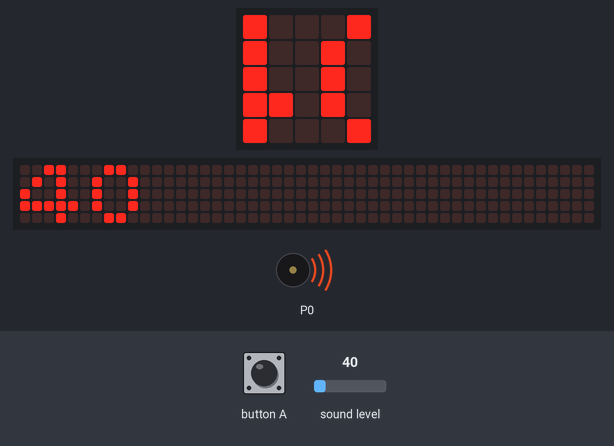
A program run on a simulated BBC micro:bit (MakeCode). On the bench: the board's 5×5 LED display, a strip that is not on the board, showing the scrolling text unrolled, buzzer (waves = sounding). The test bench sets the inputs (shaded band); at power-on: sound level 40. The 48×5 strip is a reading aid, not a part: it shows the text the display is scrolling, unrolled, one strip-width of it at a time.

Above: at 1.28 s.
1.3 s: button A pressed for 0.15 s
2.0 s: sound level set to 128
At 2.85 s:
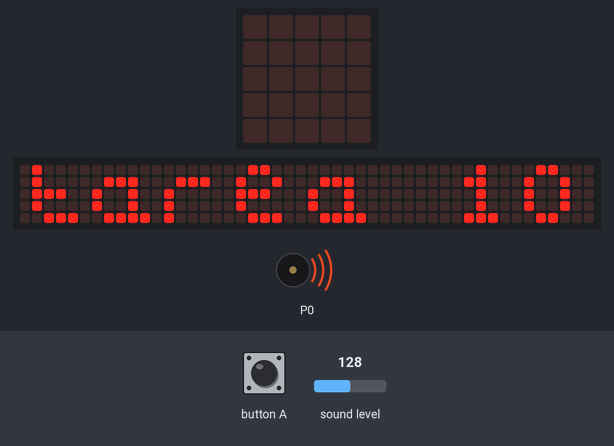
7.8 s: sound level set to 5
At 10.9 s:
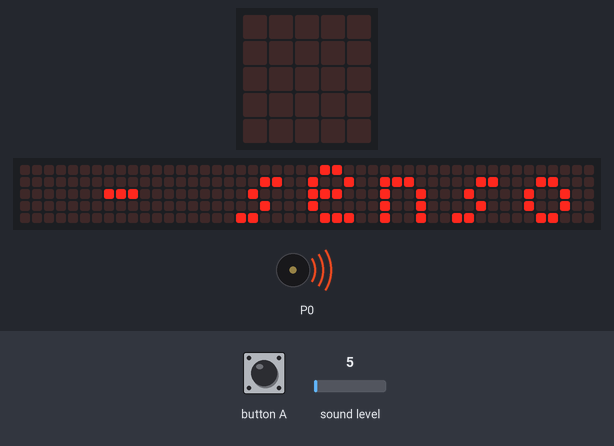
At 32.3 s:
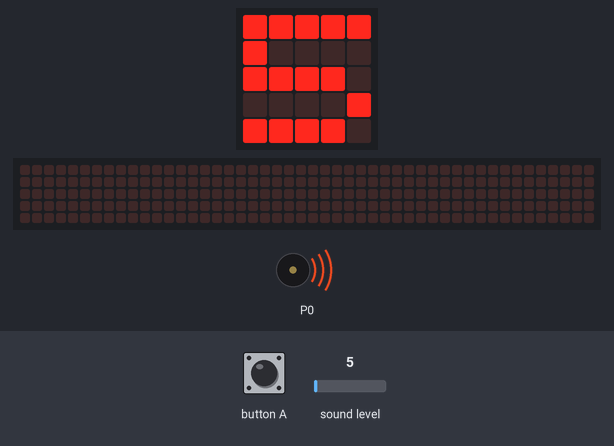
Timing chart, 0 to 33.0 s (numbered marks = the images above; inputs shaded):
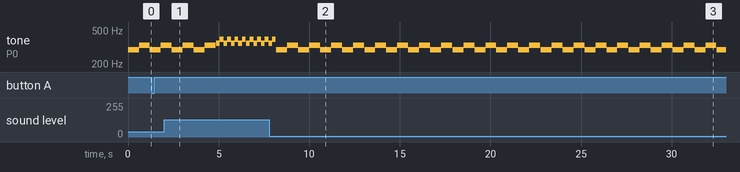

The program:

main.ts
```typescript
input.onButtonPressed(Button.A, function () {
    basic.showString("tarea 10 - sensor de sonido")
})
basic.forever(function () {
    basic.showNumber(input.soundLevel())
})
basic.forever(function () {
    if (input.soundLevel() <= 255 && input.soundLevel() >= 250) {
        music.playMelody("C5 B C5 B C5 B C5 B ", 600)
    } else if (input.soundLevel() < 250 && input.soundLevel() >= 200) {
        music.playMelody("A B A B A B A B ", 500)
    } else if (input.soundLevel() < 200 && input.soundLevel() >= 150) {
        music.playMelody("A G A G A G A G ", 400)
    } else if (input.soundLevel() < 150 && input.soundLevel() >= 100) {
        music.playMelody("F G F G F G F G ", 300)
    } else if (input.soundLevel() < 100 && input.soundLevel() >= 50) {
        music.playMelody("F E F E F E F E ", 200)
    } else if (input.soundLevel() < 50 && input.soundLevel() >= 0) {
        music.playMelody("D E D E D E D E ", 100)
    }
})
```

test.ts
```typescript
// aquí va el archivo "tests"; esto no se compilará cuando este paquete se utilice como una extensión.
```

Measured:
- by itself, tone on P0: repeats every 4.9 s: silent 0.03 s, 3 × (294 Hz 0.61 s, 330 Hz 0.61 s), 294 Hz 0.61 s, 330 Hz 0.60 s
- what the display in image 2 shows lasts 0.6 s, from 10.5 s to 11.1 s
